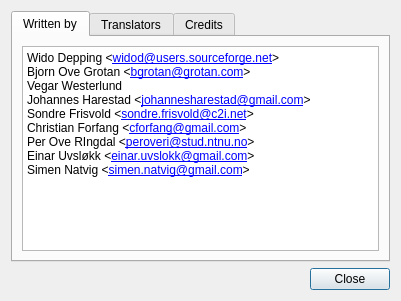
<?xml version="1.0" encoding="UTF-8"?>
<ui version="4.0">
 <author>Einar Uvsløkk</author>
 <class>AboutCredits</class>
 <widget class="QDialog" name="AboutCredits">
  <property name="windowModality">
   <enum>Qt::WindowModal</enum>
  </property>
  <property name="geometry">
   <rect>
    <x>0</x>
    <y>0</y>
    <width>401</width>
    <height>301</height>
   </rect>
  </property>
  <property name="windowTitle">
   <string>Credits</string>
  </property>
  <layout class="QGridLayout" name="gridLayout">
   <item row="0" column="0">
    <widget class="QTabWidget" name="tabWidget">
     <property name="currentIndex">
      <number>0</number>
     </property>
     <widget class="QWidget" name="tabAuthors">
      <attribute name="title">
       <string>Written by</string>
      </attribute>
      <layout class="QGridLayout" name="gridLayout_3">
       <item row="0" column="0">
        <widget class="QTextBrowser" name="textAuthors">
         <property name="html">
          <string>&lt;!DOCTYPE HTML PUBLIC &quot;-//W3C//DTD HTML 4.0//EN&quot; &quot;http://www.w3.org/TR/REC-html40/strict.dtd&quot;&gt;
&lt;html&gt;&lt;head&gt;&lt;meta name=&quot;qrichtext&quot; content=&quot;1&quot; /&gt;&lt;style type=&quot;text/css&quot;&gt;
p, li { white-space: pre-wrap; }
&lt;/style&gt;&lt;/head&gt;&lt;body style=&quot; font-family:'Sans'; font-size:9pt; font-weight:400; font-style:normal;&quot;&gt;
&lt;p style=&quot; margin-top:0px; margin-bottom:0px; margin-left:0px; margin-right:0px; -qt-block-indent:0; text-indent:0px;&quot;&gt;Wido Depping &amp;lt;&lt;a href=&quot;mailto:widod@users.sourceforge.net&quot;&gt;&lt;span style=&quot; text-decoration: underline; color:#0000ff;&quot;&gt;widod@users.sourceforge.net&lt;/span&gt;&lt;/a&gt;&amp;gt;&lt;/p&gt;
&lt;p style=&quot; margin-top:0px; margin-bottom:0px; margin-left:0px; margin-right:0px; -qt-block-indent:0; text-indent:0px;&quot;&gt;Bjorn Ove Grotan &amp;lt;&lt;a href=&quot;mailto:bgrotan@grotan.com&quot;&gt;&lt;span style=&quot; text-decoration: underline; color:#0000ff;&quot;&gt;bgrotan@grotan.com&lt;/span&gt;&lt;/a&gt;&amp;gt;&lt;/p&gt;
&lt;p style=&quot; margin-top:0px; margin-bottom:0px; margin-left:0px; margin-right:0px; -qt-block-indent:0; text-indent:0px;&quot;&gt;Vegar Westerlund&lt;/p&gt;
&lt;p style=&quot; margin-top:0px; margin-bottom:0px; margin-left:0px; margin-right:0px; -qt-block-indent:0; text-indent:0px;&quot;&gt;Johannes Harestad &amp;lt;&lt;a href=&quot;mailto:johannesharestad@gmail.com&quot;&gt;&lt;span style=&quot; text-decoration: underline; color:#0000ff;&quot;&gt;johannesharestad@gmail.com&lt;/span&gt;&lt;/a&gt;&amp;gt;&lt;/p&gt;
&lt;p style=&quot; margin-top:0px; margin-bottom:0px; margin-left:0px; margin-right:0px; -qt-block-indent:0; text-indent:0px;&quot;&gt;Sondre Frisvold &amp;lt;&lt;a href=&quot;mailto:sondre.frisvold@c2i.net&quot;&gt;&lt;span style=&quot; text-decoration: underline; color:#0000ff;&quot;&gt;sondre.frisvold@c2i.net&lt;/span&gt;&lt;/a&gt;&amp;gt;&lt;/p&gt;
&lt;p style=&quot; margin-top:0px; margin-bottom:0px; margin-left:0px; margin-right:0px; -qt-block-indent:0; text-indent:0px;&quot;&gt;Christian Forfang &amp;lt;&lt;a href=&quot;mailto:cforfang@gmail.com&quot;&gt;&lt;span style=&quot; text-decoration: underline; color:#0000ff;&quot;&gt;cforfang@gmail.com&lt;/span&gt;&lt;/a&gt;&amp;gt;&lt;/p&gt;
&lt;p style=&quot; margin-top:0px; margin-bottom:0px; margin-left:0px; margin-right:0px; -qt-block-indent:0; text-indent:0px;&quot;&gt;Per Ove RIngdal &amp;lt;&lt;a href=&quot;mailto:peroveri@stud.ntnu.no&quot;&gt;&lt;span style=&quot; text-decoration: underline; color:#0000ff;&quot;&gt;peroveri@stud.ntnu.no&lt;/span&gt;&lt;/a&gt;&amp;gt;&lt;/p&gt;
&lt;p style=&quot; margin-top:0px; margin-bottom:0px; margin-left:0px; margin-right:0px; -qt-block-indent:0; text-indent:0px;&quot;&gt;Einar Uvsløkk &amp;lt;&lt;a href=&quot;mailto:einaru@stud.ntnu.no&quot;&gt;&lt;span style=&quot; text-decoration: underline; color:#0000ff;&quot;&gt;einar.uvslokk@gmail.com&lt;/span&gt;&lt;/a&gt;&amp;gt;&lt;/p&gt;
&lt;p style=&quot; margin-top:0px; margin-bottom:0px; margin-left:0px; margin-right:0px; -qt-block-indent:0; text-indent:0px;&quot;&gt;Simen Natvig &amp;lt;&lt;a href=&quot;mailto:simenna@stud.ntnu.no&quot;&gt;&lt;span style=&quot; text-decoration: underline; color:#0000ff;&quot;&gt;simen.natvig@gmail.com&lt;/span&gt;&lt;/a&gt;&amp;gt;&lt;/p&gt;&lt;/body&gt;&lt;/html&gt;</string>
         </property>
         <property name="openExternalLinks">
          <bool>true</bool>
         </property>
        </widget>
       </item>
      </layout>
     </widget>
     <widget class="QWidget" name="tabTranselators">
      <attribute name="title">
       <string>Translators</string>
      </attribute>
      <layout class="QGridLayout" name="gridLayout_2">
       <item row="0" column="0">
        <widget class="QTextBrowser" name="textTranselators">
         <property name="html">
          <string>&lt;!DOCTYPE HTML PUBLIC &quot;-//W3C//DTD HTML 4.0//EN&quot; &quot;http://www.w3.org/TR/REC-html40/strict.dtd&quot;&gt;
&lt;html&gt;&lt;head&gt;&lt;meta name=&quot;qrichtext&quot; content=&quot;1&quot; /&gt;&lt;style type=&quot;text/css&quot;&gt;
p, li { white-space: pre-wrap; }
&lt;/style&gt;&lt;/head&gt;&lt;body style=&quot; font-family:'Sans'; font-size:9pt; font-weight:400; font-style:normal;&quot;&gt;
&lt;p style=&quot; margin-top:0px; margin-bottom:0px; margin-left:0px; margin-right:0px; -qt-block-indent:0; text-indent:0px;&quot;&gt;&lt;span style=&quot; font-weight:600;&quot;&gt;Bjorn Ove Grotan&lt;/span&gt; &amp;lt;&lt;a href=&quot;mailto:bgrotan@grotan.com&quot;&gt;&lt;span style=&quot; text-decoration: underline; color:#0000ff;&quot;&gt;bgrotan@grotan.com&lt;/span&gt;&lt;/a&gt;&amp;gt;&lt;/p&gt;
&lt;p style=&quot; margin-top:0px; margin-bottom:0px; margin-left:0px; margin-right:0px; -qt-block-indent:0; text-indent:0px;&quot;&gt;Norwegian translation&lt;/p&gt;
&lt;p style=&quot;-qt-paragraph-type:empty; margin-top:0px; margin-bottom:0px; margin-left:0px; margin-right:0px; -qt-block-indent:0; text-indent:0px;&quot;&gt;&lt;/p&gt;
&lt;p style=&quot; margin-top:0px; margin-bottom:0px; margin-left:0px; margin-right:0px; -qt-block-indent:0; text-indent:0px;&quot;&gt;&lt;span style=&quot; font-weight:600;&quot;&gt;Fernando Maciel Souto Maior&lt;/span&gt;&lt;/p&gt;
&lt;p style=&quot; margin-top:0px; margin-bottom:0px; margin-left:0px; margin-right:0px; -qt-block-indent:0; text-indent:0px;&quot;&gt;Portuguese translation&lt;/p&gt;
&lt;p style=&quot;-qt-paragraph-type:empty; margin-top:0px; margin-bottom:0px; margin-left:0px; margin-right:0px; -qt-block-indent:0; text-indent:0px;&quot;&gt;&lt;/p&gt;
&lt;p style=&quot; margin-top:0px; margin-bottom:0px; margin-left:0px; margin-right:0px; -qt-block-indent:0; text-indent:0px;&quot;&gt;&lt;span style=&quot; font-weight:600;&quot;&gt;Jirka Jurek&lt;/span&gt; &amp;lt;&lt;a href=&quot;mailto:jiri.jurek@trinet.as&quot;&gt;&lt;span style=&quot; text-decoration: underline; color:#0000ff;&quot;&gt;jiri.jurek@trinet.as&lt;/span&gt;&lt;/a&gt;&amp;gt;&lt;/p&gt;
&lt;p style=&quot; margin-top:0px; margin-bottom:0px; margin-left:0px; margin-right:0px; -qt-block-indent:0; text-indent:0px;&quot;&gt;Czech translation&lt;/p&gt;
&lt;p style=&quot;-qt-paragraph-type:empty; margin-top:0px; margin-bottom:0px; margin-left:0px; margin-right:0px; -qt-block-indent:0; text-indent:0px;&quot;&gt;&lt;/p&gt;
&lt;p style=&quot; margin-top:0px; margin-bottom:0px; margin-left:0px; margin-right:0px; -qt-block-indent:0; text-indent:0px;&quot;&gt;&lt;span style=&quot; font-weight:600;&quot;&gt;Magnus Määttä&lt;/span&gt;&lt;/p&gt;
&lt;p style=&quot; margin-top:0px; margin-bottom:0px; margin-left:0px; margin-right:0px; -qt-block-indent:0; text-indent:0px;&quot;&gt;Swedish translation&lt;/p&gt;
&lt;p style=&quot;-qt-paragraph-type:empty; margin-top:0px; margin-bottom:0px; margin-left:0px; margin-right:0px; -qt-block-indent:0; text-indent:0px;&quot;&gt;&lt;/p&gt;
&lt;p style=&quot; margin-top:0px; margin-bottom:0px; margin-left:0px; margin-right:0px; -qt-block-indent:0; text-indent:0px;&quot;&gt;&lt;span style=&quot; font-weight:600;&quot;&gt;Alexander Novitsky&lt;/span&gt;&lt;/p&gt;
&lt;p style=&quot; margin-top:0px; margin-bottom:0px; margin-left:0px; margin-right:0px; -qt-block-indent:0; text-indent:0px;&quot;&gt;Russian translation&lt;/p&gt;
&lt;p style=&quot;-qt-paragraph-type:empty; margin-top:0px; margin-bottom:0px; margin-left:0px; margin-right:0px; -qt-block-indent:0; text-indent:0px;&quot;&gt;&lt;/p&gt;
&lt;p style=&quot; margin-top:0px; margin-bottom:0px; margin-left:0px; margin-right:0px; -qt-block-indent:0; text-indent:0px;&quot;&gt;&lt;span style=&quot; font-weight:600;&quot;&gt;Florens Daignière&lt;/span&gt; &amp;lt;&lt;a href=&quot;mailto:nextgens@freenetproject.org&quot;&gt;&lt;span style=&quot; text-decoration: underline; color:#0000ff;&quot;&gt;nextgens@freenetproject.org&lt;/span&gt;&lt;/a&gt;&amp;gt;&lt;/p&gt;
&lt;p style=&quot; margin-top:0px; margin-bottom:0px; margin-left:0px; margin-right:0px; -qt-block-indent:0; text-indent:0px;&quot;&gt;French translation&lt;/p&gt;&lt;/body&gt;&lt;/html&gt;</string>
         </property>
         <property name="openExternalLinks">
          <bool>true</bool>
         </property>
        </widget>
       </item>
      </layout>
     </widget>
     <widget class="QWidget" name="tabCredits">
      <attribute name="title">
       <string>Credits</string>
      </attribute>
      <layout class="QGridLayout" name="gridLayout_4">
       <item row="0" column="0">
        <widget class="QTextBrowser" name="textCredits">
         <property name="html">
          <string>&lt;!DOCTYPE HTML PUBLIC &quot;-//W3C//DTD HTML 4.0//EN&quot; &quot;http://www.w3.org/TR/REC-html40/strict.dtd&quot;&gt;
&lt;html&gt;&lt;head&gt;&lt;meta name=&quot;qrichtext&quot; content=&quot;1&quot; /&gt;&lt;style type=&quot;text/css&quot;&gt;
p, li { white-space: pre-wrap; }
&lt;/style&gt;&lt;/head&gt;&lt;body style=&quot; font-family:'Sans'; font-size:9pt; font-weight:400; font-style:normal;&quot;&gt;
&lt;p style=&quot; margin-top:0px; margin-bottom:0px; margin-left:0px; margin-right:0px; -qt-block-indent:0; text-indent:0px;&quot;&gt;&lt;span style=&quot; font-weight:600;&quot;&gt;Jesse Morgan&lt;/span&gt;&lt;/p&gt;
&lt;p style=&quot; margin-top:0px; margin-bottom:0px; margin-left:0px; margin-right:0px; -qt-block-indent:0; text-indent:0px;&quot;&gt;Cleaning up the bugtracker and initiating the qt4-port.&lt;/p&gt;
&lt;p style=&quot;-qt-paragraph-type:empty; margin-top:0px; margin-bottom:0px; margin-left:0px; margin-right:0px; -qt-block-indent:0; text-indent:0px;&quot;&gt;&lt;/p&gt;
&lt;p style=&quot; margin-top:0px; margin-bottom:0px; margin-left:0px; margin-right:0px; -qt-block-indent:0; text-indent:0px;&quot;&gt;&lt;span style=&quot; font-weight:600;&quot;&gt;Vegar Westerlund&lt;/span&gt;&lt;/p&gt;
&lt;p style=&quot; margin-top:0px; margin-bottom:0px; margin-left:0px; margin-right:0px; -qt-block-indent:0; text-indent:0px;&quot;&gt;For contributing patches&lt;/p&gt;
&lt;p style=&quot; margin-top:0px; margin-bottom:0px; margin-left:0px; margin-right:0px; -qt-block-indent:0; text-indent:0px;&quot;&gt;                                &lt;/p&gt;
&lt;p style=&quot; margin-top:0px; margin-bottom:0px; margin-left:0px; margin-right:0px; -qt-block-indent:0; text-indent:0px;&quot;&gt;&lt;span style=&quot; font-weight:600;&quot;&gt;Bjorn Ove Grotan&lt;/span&gt; &amp;lt;&lt;a href=&quot;mailto:bgrotan@grotan.com&quot;&gt;&lt;span style=&quot; text-decoration: underline; color:#0000ff;&quot;&gt;bgrotan@grotan.com&lt;/span&gt;&lt;/a&gt;&amp;gt;&lt;/p&gt;
&lt;p style=&quot; margin-top:0px; margin-bottom:0px; margin-left:0px; margin-right:0px; -qt-block-indent:0; text-indent:0px;&quot;&gt;Luma Project Admin and Debian Maintainer&lt;/p&gt;
&lt;p style=&quot; margin-top:0px; margin-bottom:0px; margin-left:0px; margin-right:0px; -qt-block-indent:0; text-indent:0px;&quot;&gt;Contributed his mkpasswd module.&lt;/p&gt;
&lt;p style=&quot;-qt-paragraph-type:empty; margin-top:0px; margin-bottom:0px; margin-left:0px; margin-right:0px; -qt-block-indent:0; text-indent:0px;&quot;&gt;&lt;/p&gt;
&lt;p style=&quot; margin-top:0px; margin-bottom:0px; margin-left:0px; margin-right:0px; -qt-block-indent:0; text-indent:0px;&quot;&gt;&lt;span style=&quot; font-weight:600;&quot;&gt;Kerstin Isebrecht&lt;/span&gt;&lt;/p&gt;
&lt;p style=&quot; margin-top:0px; margin-bottom:0px; margin-left:0px; margin-right:0px; -qt-block-indent:0; text-indent:0px;&quot;&gt;Thanks for the ice and all your patience :) &lt;/p&gt;
&lt;p style=&quot;-qt-paragraph-type:empty; margin-top:0px; margin-bottom:0px; margin-left:0px; margin-right:0px; -qt-block-indent:0; text-indent:0px;&quot;&gt;&lt;/p&gt;
&lt;p style=&quot; margin-top:0px; margin-bottom:0px; margin-left:0px; margin-right:0px; -qt-block-indent:0; text-indent:0px;&quot;&gt;&lt;span style=&quot; font-weight:600;&quot;&gt;Joern Koerner&lt;/span&gt;&lt;/p&gt;
&lt;p style=&quot; margin-top:0px; margin-bottom:0px; margin-left:0px; margin-right:0px; -qt-block-indent:0; text-indent:0px;&quot;&gt;Luma-crash-test-dummy. He also had the idea with the plugin support. &lt;/p&gt;
&lt;p style=&quot;-qt-paragraph-type:empty; margin-top:0px; margin-bottom:0px; margin-left:0px; margin-right:0px; -qt-block-indent:0; text-indent:0px;&quot;&gt;&lt;/p&gt;
&lt;p style=&quot; margin-top:0px; margin-bottom:0px; margin-left:0px; margin-right:0px; -qt-block-indent:0; text-indent:0px;&quot;&gt;&lt;span style=&quot; font-weight:600;&quot;&gt;Jan Winhuysen&lt;/span&gt;&lt;/p&gt;
&lt;p style=&quot; margin-top:0px; margin-bottom:0px; margin-left:0px; margin-right:0px; -qt-block-indent:0; text-indent:0px;&quot;&gt;My mentor and UI tester :) &lt;/p&gt;
&lt;p style=&quot;-qt-paragraph-type:empty; margin-top:0px; margin-bottom:0px; margin-left:0px; margin-right:0px; -qt-block-indent:0; text-indent:0px;&quot;&gt;&lt;/p&gt;
&lt;p style=&quot; margin-top:0px; margin-bottom:0px; margin-left:0px; margin-right:0px; -qt-block-indent:0; text-indent:0px;&quot;&gt;&lt;span style=&quot; font-weight:600;&quot;&gt;Eric Cote&lt;/span&gt;&lt;/p&gt;
&lt;p style=&quot; margin-top:0px; margin-bottom:0px; margin-left:0px; margin-right:0px; -qt-block-indent:0; text-indent:0px;&quot;&gt;Testing guinea pig for python 2.3&lt;/p&gt;
&lt;p style=&quot;-qt-paragraph-type:empty; margin-top:0px; margin-bottom:0px; margin-left:0px; margin-right:0px; -qt-block-indent:0; text-indent:0px;&quot;&gt;&lt;/p&gt;
&lt;p style=&quot; margin-top:0px; margin-bottom:0px; margin-left:0px; margin-right:0px; -qt-block-indent:0; text-indent:0px;&quot;&gt;&lt;span style=&quot; font-weight:600;&quot;&gt;Rebekka Golombek&lt;/span&gt; &amp;lt;&lt;a href=&quot;mailto:rebekkagolombe@web.de&quot;&gt;&lt;span style=&quot; text-decoration: underline; color:#0000ff;&quot;&gt;rebekkagolombe@web.de&lt;/span&gt;&lt;/a&gt;&amp;gt;&lt;/p&gt;
&lt;p style=&quot; margin-top:0px; margin-bottom:0px; margin-left:0px; margin-right:0px; -qt-block-indent:0; text-indent:0px;&quot;&gt;Luma logo&lt;/p&gt;&lt;/body&gt;&lt;/html&gt;</string>
         </property>
         <property name="openExternalLinks">
          <bool>true</bool>
         </property>
        </widget>
       </item>
      </layout>
     </widget>
    </widget>
   </item>
   <item row="1" column="0">
    <layout class="QHBoxLayout">
     <item>
      <spacer name="spacer">
       <property name="orientation">
        <enum>Qt::Horizontal</enum>
       </property>
       <property name="sizeHint" stdset="0">
        <size>
         <width>40</width>
         <height>20</height>
        </size>
       </property>
      </spacer>
     </item>
     <item>
      <widget class="QPushButton" name="closeButton">
       <property name="text">
        <string>Close</string>
       </property>
      </widget>
     </item>
    </layout>
   </item>
  </layout>
 </widget>
 <resources/>
 <connections>
  <connection>
   <sender>closeButton</sender>
   <signal>clicked()</signal>
   <receiver>AboutCredits</receiver>
   <slot>close()</slot>
   <hints>
    <hint type="sourcelabel">
     <x>347</x>
     <y>275</y>
    </hint>
    <hint type="destinationlabel">
     <x>200</x>
     <y>149</y>
    </hint>
   </hints>
  </connection>
 </connections>
</ui>
